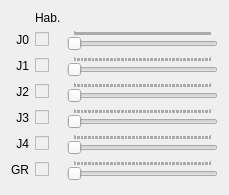
     <widget class="QWidget" name="layoutWidget">
      <property name="geometry">
       <rect>
        <x>0</x>
        <y>21</y>
        <width>229</width>
        <height>195</height>
       </rect>
      </property>
      <layout class="QGridLayout" name="layoutChkESlider">
       <item row="4" column="0">
        <widget class="QLabel" name="lblJ2">
         <property name="text">
          <string>J2</string>
         </property>
         <property name="alignment">
          <set>Qt::AlignRight|Qt::AlignTrailing|Qt::AlignVCenter</set>
         </property>
        </widget>
       </item>
       <item row="2" column="1">
        <widget class="QCheckBox" name="chkJ0">
         <property name="enabled">
          <bool>false</bool>
         </property>
         <property name="text">
          <string/>
         </property>
        </widget>
       </item>
       <item row="4" column="1">
        <widget class="QCheckBox" name="chkJ2">
         <property name="enabled">
          <bool>false</bool>
         </property>
         <property name="text">
          <string/>
         </property>
        </widget>
       </item>
       <item row="3" column="1">
        <widget class="QCheckBox" name="chkJ1">
         <property name="enabled">
          <bool>false</bool>
         </property>
         <property name="text">
          <string/>
         </property>
        </widget>
       </item>
       <item row="3" column="0">
        <widget class="QLabel" name="lblJ1">
         <property name="text">
          <string>J1</string>
         </property>
         <property name="alignment">
          <set>Qt::AlignRight|Qt::AlignTrailing|Qt::AlignVCenter</set>
         </property>
        </widget>
       </item>
       <item row="2" column="0">
        <widget class="QLabel" name="lblJ0">
         <property name="text">
          <string>J0</string>
         </property>
         <property name="alignment">
          <set>Qt::AlignRight|Qt::AlignTrailing|Qt::AlignVCenter</set>
         </property>
        </widget>
       </item>
       <item row="2" column="2">
        <widget class="QSlider" name="sliderJ0">
         <property name="enabled">
          <bool>false</bool>
         </property>
         <property name="minimum">
          <number>480</number>
         </property>
         <property name="maximum">
          <number>2432</number>
         </property>
         <property name="orientation">
          <enum>Qt::Horizontal</enum>
         </property>
         <property name="tickPosition">
          <enum>QSlider::TicksAbove</enum>
         </property>
        </widget>
       </item>
       <item row="3" column="2">
        <widget class="QSlider" name="sliderJ1">
         <property name="enabled">
          <bool>false</bool>
         </property>
         <property name="orientation">
          <enum>Qt::Horizontal</enum>
         </property>
         <property name="tickPosition">
          <enum>QSlider::TicksAbove</enum>
         </property>
         <property name="tickInterval">
          <number>1</number>
         </property>
        </widget>
       </item>
       <item row="4" column="2">
        <widget class="QSlider" name="sliderJ2">
         <property name="enabled">
          <bool>false</bool>
         </property>
         <property name="orientation">
          <enum>Qt::Horizontal</enum>
         </property>
         <property name="tickPosition">
          <enum>QSlider::TicksAbove</enum>
         </property>
         <property name="tickInterval">
          <number>1</number>
         </property>
        </widget>
       </item>
       <item row="5" column="0">
        <widget class="QLabel" name="lblJ3">
         <property name="text">
          <string>J3</string>
         </property>
         <property name="alignment">
          <set>Qt::AlignRight|Qt::AlignTrailing|Qt::AlignVCenter</set>
         </property>
        </widget>
       </item>
       <item row="5" column="1">
        <widget class="QCheckBox" name="chkJ3">
         <property name="enabled">
          <bool>false</bool>
         </property>
         <property name="text">
          <string/>
         </property>
        </widget>
       </item>
       <item row="5" column="2">
        <widget class="QSlider" name="sliderJ3">
         <property name="enabled">
          <bool>false</bool>
         </property>
         <property name="orientation">
          <enum>Qt::Horizontal</enum>
         </property>
         <property name="tickPosition">
          <enum>QSlider::TicksAbove</enum>
         </property>
         <property name="tickInterval">
          <number>1</number>
         </property>
        </widget>
       </item>
       <item row="6" column="0">
        <widget class="QLabel" name="lblJ4">
         <property name="text">
          <string>J4</string>
         </property>
         <property name="alignment">
          <set>Qt::AlignRight|Qt::AlignTrailing|Qt::AlignVCenter</set>
         </property>
        </widget>
       </item>
       <item row="6" column="1">
        <widget class="QCheckBox" name="chkJ4">
         <property name="enabled">
          <bool>false</bool>
         </property>
        </widget>
       </item>
       <item row="6" column="2">
        <widget class="QSlider" name="sliderJ4">
         <property name="enabled">
          <bool>false</bool>
         </property>
         <property name="orientation">
          <enum>Qt::Horizontal</enum>
         </property>
         <property name="tickPosition">
          <enum>QSlider::TicksAbove</enum>
         </property>
         <property name="tickInterval">
          <number>1</number>
         </property>
        </widget>
       </item>
       <item row="7" column="0">
        <widget class="QLabel" name="lblGR">
         <property name="text">
          <string>GR</string>
         </property>
         <property name="alignment">
          <set>Qt::AlignRight|Qt::AlignTrailing|Qt::AlignVCenter</set>
         </property>
        </widget>
       </item>
       <item row="7" column="1">
        <widget class="QCheckBox" name="chkGR">
         <property name="enabled">
          <bool>false</bool>
         </property>
        </widget>
       </item>
       <item row="7" column="2">
        <widget class="QSlider" name="sliderGR">
         <property name="enabled">
          <bool>false</bool>
         </property>
         <property name="orientation">
          <enum>Qt::Horizontal</enum>
         </property>
         <property name="tickPosition">
          <enum>QSlider::TicksAbove</enum>
         </property>
         <property name="tickInterval">
          <number>1</number>
         </property>
        </widget>
       </item>
       <item row="1" column="1">
        <widget class="QLabel" name="lblHab">
         <property name="minimumSize">
          <size>
           <width>0</width>
           <height>13</height>
          </size>
         </property>
         <property name="maximumSize">
          <size>
           <width>16777215</width>
           <height>13</height>
          </size>
         </property>
         <property name="text">
          <string>Hab.</string>
         </property>
        </widget>
       </item>
      </layout>
     </widget>
